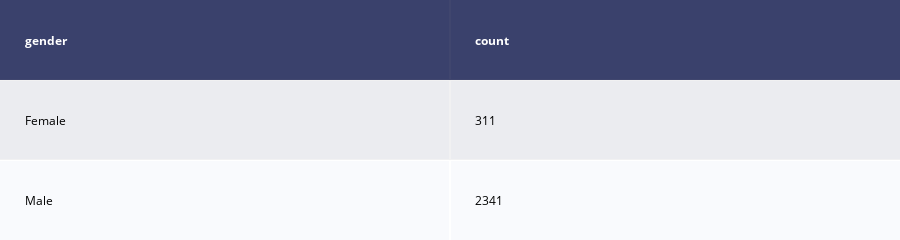

The cell this chart's notebook holds for it:
### Code cell
by_gender_table = ff.create_table(by_gender)
by_gender_table

### Figure 1 — Plotly figure (JSON) as saved in the notebook; plotly's stock layout.template omitted (floating-point values rounded to 4 significant figures)
{"data": [{"colorscale": [[0, "#00083e"], [0.5, "#ededee"], [1, "#ffffff"]], "hoverinfo": "none", "opacity": 0.75, "showscale": false, "type": "heatmap", "z": [[0, 0], [0.5, 0.5], [1, 1]]}], "layout": {"annotations": [{"align": "left", "font": {"color": "#ffffff"}, "showarrow": false, "text": "<b>gender</b>", "x": -0.45, "xanchor": "left", "xref": "x", "y": 0, "yref": "y"}, {"align": "left", "font": {"color": "#ffffff"}, "showarrow": false, "text": "<b>count</b>", "x": 0.55, "xanchor": "left", "xref": "x", "y": 0, "yref": "y"}, {"align": "left", "font": {"color": "#000000"}, "showarrow": false, "text": "Female", "x": -0.45, "xanchor": "left", "xref": "x", "y": 1, "yref": "y"}, {"align": "left", "font": {"color": "#000000"}, "showarrow": false, "text": "311", "x": 0.55, "xanchor": "left", "xref": "x", "y": 1, "yref": "y"}, {"align": "left", "font": {"color": "#000000"}, "showarrow": false, "text": "Male", "x": -0.45, "xanchor": "left", "xref": "x", "y": 2, "yref": "y"}, {"align": "left", "font": {"color": "#000000"}, "showarrow": false, "text": "2341", "x": 0.55, "xanchor": "left", "xref": "x", "y": 2, "yref": "y"}], "height": 140, "margin": {"b": 0, "l": 0, "r": 0, "t": 0}, "xaxis": {"dtick": 1, "gridwidth": 2, "showticklabels": false, "tick0": -0.5, "ticks": "", "zeroline": false}, "yaxis": {"autorange": "reversed", "dtick": 1, "gridwidth": 2, "showticklabels": false, "tick0": 0.5, "ticks": "", "zeroline": false}}}
